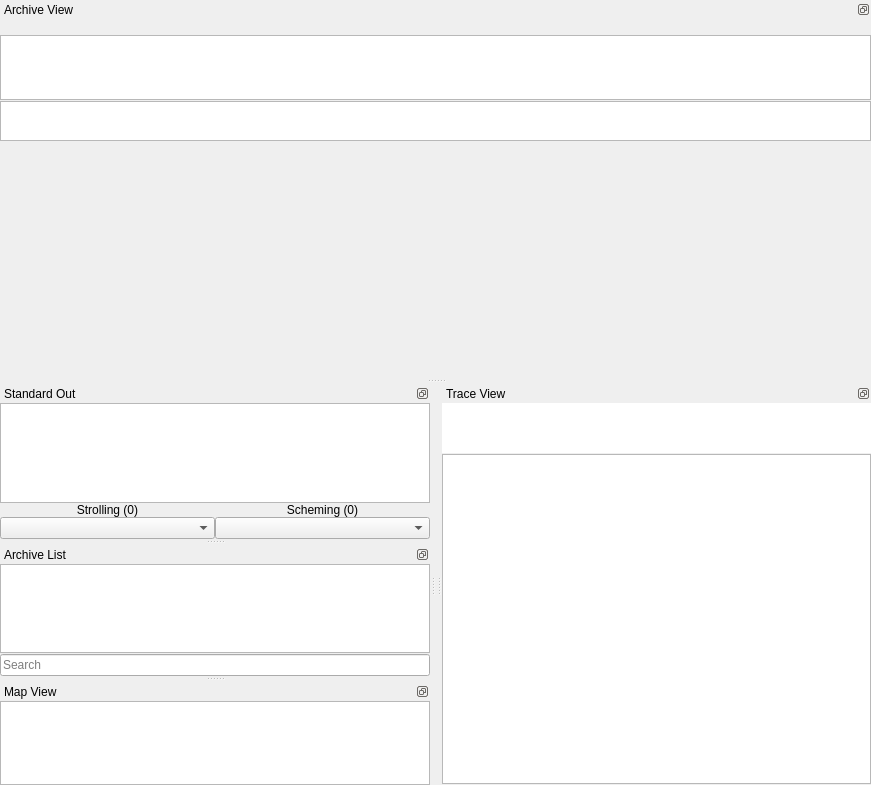
<?xml version="1.0" encoding="UTF-8"?>
<ui version="4.0">
 <class>MainWindow</class>
 <widget class="QMainWindow" name="MainWindow">
  <property name="geometry">
   <rect>
    <x>0</x>
    <y>0</y>
    <width>871</width>
    <height>785</height>
   </rect>
  </property>
  <property name="windowTitle">
   <string>Lazylyst</string>
  </property>
  <property name="dockNestingEnabled">
   <bool>true</bool>
  </property>
  <widget class="QWidget" name="mainLayout">
   <property name="enabled">
    <bool>true</bool>
   </property>
   <property name="sizePolicy">
    <sizepolicy hsizetype="Maximum" vsizetype="Maximum">
     <horstretch>0</horstretch>
     <verstretch>0</verstretch>
    </sizepolicy>
   </property>
   <property name="minimumSize">
    <size>
     <width>0</width>
     <height>0</height>
    </size>
   </property>
  </widget>
  <widget class="QDockWidget" name="textOutDock">
   <property name="sizePolicy">
    <sizepolicy hsizetype="Preferred" vsizetype="Preferred">
     <horstretch>0</horstretch>
     <verstretch>0</verstretch>
    </sizepolicy>
   </property>
   <property name="minimumSize">
    <size>
     <width>181</width>
     <height>155</height>
    </size>
   </property>
   <property name="maximumSize">
    <size>
     <width>524287</width>
     <height>524287</height>
    </size>
   </property>
   <property name="features">
    <set>QDockWidget::DockWidgetFloatable|QDockWidget::DockWidgetMovable</set>
   </property>
   <property name="windowTitle">
    <string>Standard Out</string>
   </property>
   <attribute name="dockWidgetArea">
    <number>1</number>
   </attribute>
   <widget class="QWidget" name="textOutLayout">
    <layout class="QVBoxLayout" name="verticalLayout_2">
     <property name="spacing">
      <number>0</number>
     </property>
     <property name="margin">
      <number>0</number>
     </property>
     <item>
      <widget class="QTextBrowser" name="textOutBrowser">
       <property name="sizePolicy">
        <sizepolicy hsizetype="Expanding" vsizetype="Expanding">
         <horstretch>0</horstretch>
         <verstretch>0</verstretch>
        </sizepolicy>
       </property>
      </widget>
     </item>
     <item>
      <layout class="QGridLayout" name="textOutGridLayout">
       <item row="0" column="0">
        <widget class="QLabel" name="strollingLabel">
         <property name="text">
          <string>Strolling (0)</string>
         </property>
         <property name="alignment">
          <set>Qt::AlignCenter</set>
         </property>
        </widget>
       </item>
       <item row="1" column="0">
        <widget class="QComboBox" name="strollComboBox">
         <property name="insertPolicy">
          <enum>QComboBox::InsertAlphabetically</enum>
         </property>
        </widget>
       </item>
       <item row="0" column="1">
        <widget class="QLabel" name="schemingLabel">
         <property name="text">
          <string>Scheming (0)</string>
         </property>
         <property name="alignment">
          <set>Qt::AlignCenter</set>
         </property>
        </widget>
       </item>
       <item row="1" column="1">
        <widget class="QComboBox" name="schemeComboBox">
         <property name="insertPolicy">
          <enum>QComboBox::InsertAlphabetically</enum>
         </property>
        </widget>
       </item>
      </layout>
     </item>
    </layout>
   </widget>
  </widget>
  <widget class="QDockWidget" name="archiveListDock">
   <property name="sizePolicy">
    <sizepolicy hsizetype="Preferred" vsizetype="Preferred">
     <horstretch>0</horstretch>
     <verstretch>0</verstretch>
    </sizepolicy>
   </property>
   <property name="minimumSize">
    <size>
     <width>96</width>
     <height>131</height>
    </size>
   </property>
   <property name="maximumSize">
    <size>
     <width>524287</width>
     <height>524287</height>
    </size>
   </property>
   <property name="features">
    <set>QDockWidget::DockWidgetFloatable|QDockWidget::DockWidgetMovable</set>
   </property>
   <property name="windowTitle">
    <string>Archive List</string>
   </property>
   <attribute name="dockWidgetArea">
    <number>1</number>
   </attribute>
   <widget class="QWidget" name="archiveListLayout">
    <property name="sizePolicy">
     <sizepolicy hsizetype="Preferred" vsizetype="Preferred">
      <horstretch>0</horstretch>
      <verstretch>0</verstretch>
     </sizepolicy>
    </property>
    <property name="maximumSize">
     <size>
      <width>16777215</width>
      <height>16777215</height>
     </size>
    </property>
    <layout class="QVBoxLayout" name="verticalLayout" stretch="0,0">
     <property name="spacing">
      <number>1</number>
     </property>
     <property name="margin">
      <number>0</number>
     </property>
     <item>
      <widget class="ArchiveListWidget" name="archiveList">
       <property name="sizePolicy">
        <sizepolicy hsizetype="Expanding" vsizetype="Expanding">
         <horstretch>0</horstretch>
         <verstretch>0</verstretch>
        </sizepolicy>
       </property>
       <property name="minimumSize">
        <size>
         <width>0</width>
         <height>0</height>
        </size>
       </property>
       <property name="maximumSize">
        <size>
         <width>16777215</width>
         <height>16777215</height>
        </size>
       </property>
      </widget>
     </item>
     <item>
      <widget class="QLineEdit" name="archiveListLineEdit">
       <property name="cursor">
        <cursorShape>IBeamCursor</cursorShape>
       </property>
       <property name="placeholderText">
        <string>Search</string>
       </property>
      </widget>
     </item>
    </layout>
   </widget>
  </widget>
  <widget class="QDockWidget" name="mapDock">
   <property name="sizePolicy">
    <sizepolicy hsizetype="Preferred" vsizetype="Preferred">
     <horstretch>0</horstretch>
     <verstretch>0</verstretch>
    </sizepolicy>
   </property>
   <property name="minimumSize">
    <size>
     <width>78</width>
     <height>103</height>
    </size>
   </property>
   <property name="maximumSize">
    <size>
     <width>524287</width>
     <height>524287</height>
    </size>
   </property>
   <property name="features">
    <set>QDockWidget::DockWidgetFloatable|QDockWidget::DockWidgetMovable</set>
   </property>
   <property name="windowTitle">
    <string>Map View</string>
   </property>
   <attribute name="dockWidgetArea">
    <number>1</number>
   </attribute>
   <widget class="QWidget" name="mayLayout">
    <layout class="QVBoxLayout" name="verticalLayout_6">
     <property name="spacing">
      <number>1</number>
     </property>
     <property name="margin">
      <number>0</number>
     </property>
     <item>
      <widget class="MapWidget" name="mapWidget"/>
     </item>
    </layout>
   </widget>
  </widget>
  <widget class="QDockWidget" name="archiveViewDock">
   <property name="sizePolicy">
    <sizepolicy hsizetype="Preferred" vsizetype="Preferred">
     <horstretch>0</horstretch>
     <verstretch>0</verstretch>
    </sizepolicy>
   </property>
   <property name="minimumSize">
    <size>
     <width>78</width>
     <height>126</height>
    </size>
   </property>
   <property name="maximumSize">
    <size>
     <width>524287</width>
     <height>524287</height>
    </size>
   </property>
   <property name="features">
    <set>QDockWidget::DockWidgetFloatable|QDockWidget::DockWidgetMovable</set>
   </property>
   <property name="windowTitle">
    <string>Archive View</string>
   </property>
   <attribute name="dockWidgetArea">
    <number>4</number>
   </attribute>
   <widget class="QWidget" name="archiveViewLayout">
    <property name="sizePolicy">
     <sizepolicy hsizetype="Expanding" vsizetype="Expanding">
      <horstretch>0</horstretch>
      <verstretch>0</verstretch>
     </sizepolicy>
    </property>
    <layout class="QVBoxLayout" name="verticalLayout_3" stretch="0,0,0,0">
     <property name="spacing">
      <number>1</number>
     </property>
     <property name="margin">
      <number>0</number>
     </property>
     <item>
      <layout class="QHBoxLayout" name="archiveViewTextLayout">
       <property name="spacing">
        <number>0</number>
       </property>
       <item>
        <widget class="DblClickLabelWidget" name="archiveSpanT0Label">
         <property name="sizePolicy">
          <sizepolicy hsizetype="Preferred" vsizetype="Preferred">
           <horstretch>0</horstretch>
           <verstretch>0</verstretch>
          </sizepolicy>
         </property>
         <property name="minimumSize">
          <size>
           <width>0</width>
           <height>10</height>
          </size>
         </property>
         <property name="maximumSize">
          <size>
           <width>16777215</width>
           <height>16777215</height>
          </size>
         </property>
         <property name="font">
          <font>
           <pointsize>10</pointsize>
          </font>
         </property>
         <property name="text">
          <string/>
         </property>
        </widget>
       </item>
       <item>
        <widget class="DblClickLabelWidget" name="archiveSpanT1Label">
         <property name="sizePolicy">
          <sizepolicy hsizetype="Preferred" vsizetype="Preferred">
           <horstretch>0</horstretch>
           <verstretch>0</verstretch>
          </sizepolicy>
         </property>
         <property name="minimumSize">
          <size>
           <width>0</width>
           <height>10</height>
          </size>
         </property>
         <property name="maximumSize">
          <size>
           <width>16777215</width>
           <height>16777215</height>
          </size>
         </property>
         <property name="font">
          <font>
           <pointsize>10</pointsize>
          </font>
         </property>
         <property name="text">
          <string/>
         </property>
        </widget>
       </item>
       <item>
        <spacer name="horizontalSpacer">
         <property name="orientation">
          <enum>Qt::Horizontal</enum>
         </property>
         <property name="sizeType">
          <enum>QSizePolicy::Expanding</enum>
         </property>
         <property name="sizeHint" stdset="0">
          <size>
           <width>0</width>
           <height>0</height>
          </size>
         </property>
        </spacer>
       </item>
      </layout>
     </item>
     <item>
      <widget class="ArchiveSpanWidget" name="archiveSpan">
       <property name="sizePolicy">
        <sizepolicy hsizetype="Expanding" vsizetype="Maximum">
         <horstretch>0</horstretch>
         <verstretch>0</verstretch>
        </sizepolicy>
       </property>
       <property name="minimumSize">
        <size>
         <width>0</width>
         <height>20</height>
        </size>
       </property>
       <property name="maximumSize">
        <size>
         <width>16777215</width>
         <height>65</height>
        </size>
       </property>
      </widget>
     </item>
     <item>
      <widget class="ArchiveEventWidget" name="archiveEvent">
       <property name="sizePolicy">
        <sizepolicy hsizetype="Expanding" vsizetype="MinimumExpanding">
         <horstretch>0</horstretch>
         <verstretch>0</verstretch>
        </sizepolicy>
       </property>
       <property name="minimumSize">
        <size>
         <width>0</width>
         <height>20</height>
        </size>
       </property>
       <property name="maximumSize">
        <size>
         <width>16777215</width>
         <height>40</height>
        </size>
       </property>
      </widget>
     </item>
     <item>
      <spacer name="verticalSpacer">
       <property name="orientation">
        <enum>Qt::Vertical</enum>
       </property>
       <property name="sizeHint" stdset="0">
        <size>
         <width>0</width>
         <height>0</height>
        </size>
       </property>
      </spacer>
     </item>
    </layout>
   </widget>
  </widget>
  <widget class="QDockWidget" name="traceViewDock">
   <property name="sizePolicy">
    <sizepolicy hsizetype="Preferred" vsizetype="Preferred">
     <horstretch>0</horstretch>
     <verstretch>0</verstretch>
    </sizepolicy>
   </property>
   <property name="minimumSize">
    <size>
     <width>80</width>
     <height>82</height>
    </size>
   </property>
   <property name="features">
    <set>QDockWidget::DockWidgetFloatable|QDockWidget::DockWidgetMovable</set>
   </property>
   <property name="windowTitle">
    <string>Trace View</string>
   </property>
   <attribute name="dockWidgetArea">
    <number>2</number>
   </attribute>
   <widget class="QWidget" name="traceViewLayout">
    <layout class="QVBoxLayout" name="verticalLayout_4">
     <property name="margin">
      <number>0</number>
     </property>
     <item>
      <widget class="QSplitter" name="traceSplitter">
       <property name="frameShape">
        <enum>QFrame::NoFrame</enum>
       </property>
       <property name="lineWidth">
        <number>0</number>
       </property>
       <property name="orientation">
        <enum>Qt::Vertical</enum>
       </property>
       <property name="handleWidth">
        <number>1</number>
       </property>
       <property name="childrenCollapsible">
        <bool>false</bool>
       </property>
       <widget class="QWidget" name="verticalLayoutWidget">
        <layout class="QVBoxLayout" name="timeImageLayout">
         <property name="spacing">
          <number>1</number>
         </property>
         <property name="sizeConstraint">
          <enum>QLayout::SetDefaultConstraint</enum>
         </property>
         <item>
          <widget class="TimeWidget" name="timeWidget">
           <property name="sizePolicy">
            <sizepolicy hsizetype="Expanding" vsizetype="Maximum">
             <horstretch>0</horstretch>
             <verstretch>0</verstretch>
            </sizepolicy>
           </property>
           <property name="minimumSize">
            <size>
             <width>0</width>
             <height>0</height>
            </size>
           </property>
           <property name="maximumSize">
            <size>
             <width>16777215</width>
             <height>50</height>
            </size>
           </property>
           <property name="baseSize">
            <size>
             <width>0</width>
             <height>0</height>
            </size>
           </property>
           <property name="frameShape">
            <enum>QFrame::NoFrame</enum>
           </property>
          </widget>
         </item>
         <item>
          <widget class="ImageWidget" name="imageWidget">
           <property name="sizePolicy">
            <sizepolicy hsizetype="Expanding" vsizetype="MinimumExpanding">
             <horstretch>0</horstretch>
             <verstretch>0</verstretch>
            </sizepolicy>
           </property>
           <property name="minimumSize">
            <size>
             <width>0</width>
             <height>1</height>
            </size>
           </property>
          </widget>
         </item>
        </layout>
       </widget>
       <widget class="QWidget" name="verticalLayoutWidget_2">
        <layout class="QVBoxLayout" name="traceLayout">
         <property name="spacing">
          <number>1</number>
         </property>
        </layout>
       </widget>
      </widget>
     </item>
    </layout>
   </widget>
  </widget>
 </widget>
 <customwidgets>
  <customwidget>
   <class>TimeWidget</class>
   <extends>QGraphicsView</extends>
   <header>CustomWidgets.h</header>
  </customwidget>
  <customwidget>
   <class>ArchiveSpanWidget</class>
   <extends>QGraphicsView</extends>
   <header>CustomWidgets.h</header>
  </customwidget>
  <customwidget>
   <class>ArchiveListWidget</class>
   <extends>QListWidget</extends>
   <header>CustomWidgets.h</header>
  </customwidget>
  <customwidget>
   <class>ArchiveEventWidget</class>
   <extends>QGraphicsView</extends>
   <header>CustomWidgets.h</header>
  </customwidget>
  <customwidget>
   <class>DblClickLabelWidget</class>
   <extends>QLabel</extends>
   <header>CustomWidgets.h</header>
  </customwidget>
  <customwidget>
   <class>MapWidget</class>
   <extends>QGraphicsView</extends>
   <header>CustomWidgets.h</header>
  </customwidget>
  <customwidget>
   <class>ImageWidget</class>
   <extends>QGraphicsView</extends>
   <header>CustomWidgets.h</header>
  </customwidget>
 </customwidgets>
 <resources/>
 <connections/>
</ui>
